Frame 1 (no input): blank canvas, image omitted
Frame 60 (no input): blank canvas, image omitted
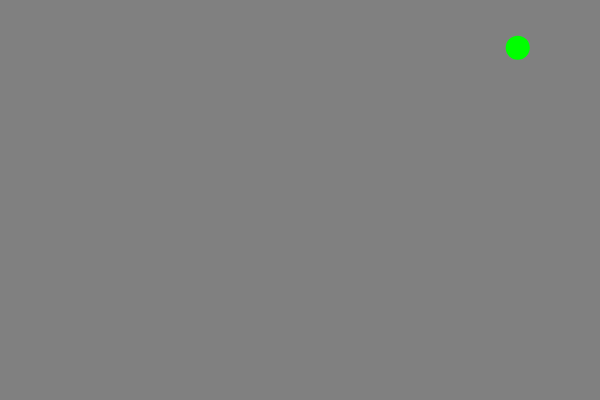
Frame 120 (the mouse pressed at the canvas centre since frame 60)

The p5.js sketch whose frames 1 and 60 were blank and that drew this single picture after the mouse press (run headless with seeded random() and noise() and a simulated clock; from frame 60 on, the mouse is pressed at the canvas centre):

// p5.js sketch
// ── sketch.js
let balls = []; // Array to store ball objects
let bgColor; // Variable to store background color

function setup() {
  createCanvas(600, 400);
  bgColor = color(255, 255, 0); // Yellow background color
}

function draw() {
  background(bgColor);

  // Update and display each ball
  for (let i = balls.length - 1; i >= 0; i--) {
    balls[i].update();
    balls[i].display();
  }
}

function mousePressed() {
  let newBall = new Ball(mouseX, mouseY);
  balls.push(newBall);
}

class Ball {
  constructor(x, y) {
    this.pos = createVector(x, y);
    this.vel = p5.Vector.random2D().mult(random(3, 5)); // Random velocity
    this.color = color(0, 255, 0); // Green color
    this.size = random(20, 40); // Random size
  }

  update() {
    this.pos.add(this.vel);

    // If the ball reaches the canvas edges, reverse its velocity
    if (this.pos.x < 0 || this.pos.x > width) {
      this.vel.x *= -1;
    }
    if (this.pos.y < 0 || this.pos.y > height) {
      this.vel.y *= -1;
    }
  }

  display() {
    fill(this.color);
    noStroke();
    ellipse(this.pos.x, this.pos.y, this.size);
  }
}

// Cool background effect on mouse move
function mouseMoved() {
  let r = map(mouseX, 0, width, 0, 255);
  let g = map(mouseY, 0, height, 0, 255);
  let b = map(mouseX + mouseY, 0, width + height, 0, 255);
  bgColor = color(r, g, b);
}
